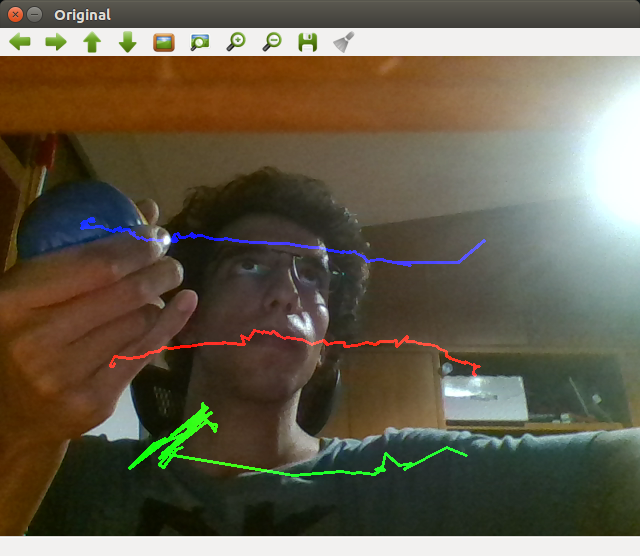
//> input picture segmentation_and_tracking/blue_tracking.png, 640 x 556 px, given in place of the camera
$ ./binarization_from_webcam   (built with g++ and OpenCV 4)
//> lines starting //> are read from the running program, lines starting //| are printed output that depends on the picture
#include "opencv2/highgui/highgui.hpp"
#include "opencv2/imgproc/imgproc.hpp"
#include <iostream>
#include <stdio.h>

using namespace std;
using namespace cv;

int threshold_value = 0;
int threshold_type = 3;
int const max_value = 255;
int const max_type = 4;
int const max_binary_value = 255;
Mat src, src_gray_binary, dst_binary;
const char* window_name = "Binarization";
const char* trackbar_type = "Type: \n 0: Binary \n 1: Binary Inverted \n 2: Truncate \n 3: To Zero \n 4: To Zero Inverted";
const char* trackbar_value = "Value";

static void Threshold_Demo( int, void* ){
    /* 0: Binary
     1: Binary Inverted
     2: Threshold Truncated
     3: Threshold to Zero
     4: Threshold to Zero Inverted
    */
    threshold( src_gray_binary, dst_binary, threshold_value, max_binary_value, threshold_type );
    imshow( window_name, dst_binary );
}

int main( int argc, char** argv ){
  VideoCapture cap;
  if(!cap.open(0)){
    printf("webcam is not active! exiting now...\n");
    return 0;
  }
  printf("Starting. Press ESC key to quit.\n");
  for(;;){
    Mat src, gray_src, dst;

    /// Load image
    cap >> src;
//> src is the input picture: 556 rows x 640 cols, CV_8UC3; mean B, G, R 75.9, 93.6, 101.2

    if( src.empty() ) break; // end of video stream
    if( !src.data )
      { return -1; }

    cvtColor(src, gray_src, CV_BGR2GRAY);
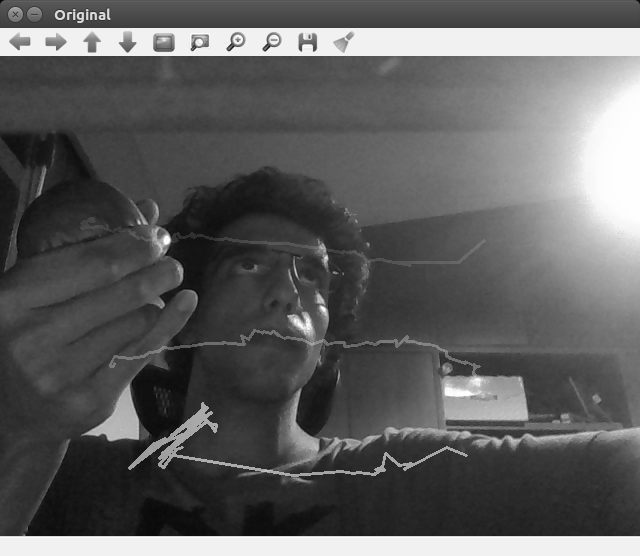
//> gray_src: 556 rows x 640 cols, CV_8UC1; min 5, max 255, mean 93.9
    imshow("Source", gray_src);

    /// Separate the image in 3 places ( B, G and R )
    vector<Mat> bgr_planes;
    split( gray_src, bgr_planes );
    // split( src, bgr_planes );

    /// Establish the number of bins
    int histSize = 256;

    /// Set the ranges ( for B,G,R) )
    float range[] = { 0, 256 } ;
    const float* histRange = { range };

    bool uniform = true; bool accumulate = false;

    Mat b_hist, g_hist, r_hist;

    /// Compute the histograms:
    calcHist( &bgr_planes[0], 1, 0, Mat(), b_hist, 1, &histSize, &histRange, uniform, accumulate );
//> b_hist = 256 values, max 26592 at index 241, min 0 at index 0, mean 1390
    // calcHist( &bgr_planes[1], 1, 0, Mat(), g_hist, 1, &histSize, &histRange, uniform, accumulate );
    // calcHist( &bgr_planes[2], 1, 0, Mat(), r_hist, 1, &histSize, &histRange, uniform, accumulate );

    // Draw the histograms for B, G and R
    int hist_w = 512; int hist_h = 400;
    int bin_w = cvRound( (double) hist_w/histSize );

    Mat histImage( hist_h, hist_w, CV_8UC3, Scalar( 0,0,0) );

    /// Normalize the result to [ 0, histImage.rows ]
    normalize(b_hist, b_hist, 0, histImage.rows, NORM_MINMAX, -1, Mat() );
//> b_hist = 256 values, max 400 at index 241, min 0 at index 0, mean 20.91
    // normalize(g_hist, g_hist, 0, histImage.rows, NORM_MINMAX, -1, Mat() );
    // normalize(r_hist, r_hist, 0, histImage.rows, NORM_MINMAX, -1, Mat() );

    /// Draw for each channel
    for( int i = 1; i < histSize; i++ )
    {
        line( histImage, Point( bin_w*(i-1), hist_h - cvRound(b_hist.at<float>(i-1)) ) ,
                         Point( bin_w*(i), hist_h - cvRound(b_hist.at<float>(i)) ),
                         Scalar( 255, 0, 0), 2, 8, 0  );
        // line( histImage, Point( bin_w*(i-1), hist_h - cvRound(g_hist.at<float>(i-1)) ) ,
        //                  Point( bin_w*(i), hist_h - cvRound(g_hist.at<float>(i)) ),
        //                  Scalar( 0, 255, 0), 2, 8, 0  );
        // line( histImage, Point( bin_w*(i-1), hist_h - cvRound(r_hist.at<float>(i-1)) ) ,
        //                  Point( bin_w*(i), hist_h - cvRound(r_hist.at<float>(i)) ),
        //                  Scalar( 0, 0, 255), 2, 8, 0  );
    }
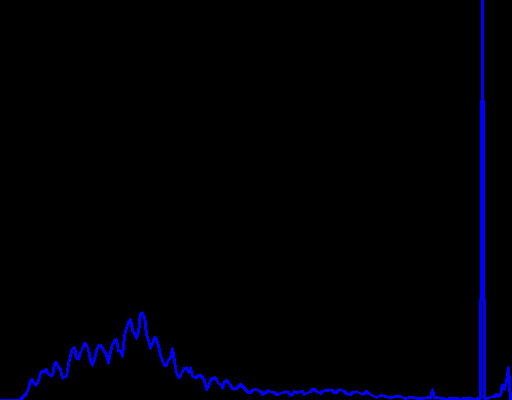
//> histImage: 400 rows x 512 cols, CV_8UC3; mean B, G, R 5.7, 0, 0

    /// Display
    namedWindow("Histogram", CV_WINDOW_AUTOSIZE );
    imshow("Histogram", histImage );

    // Binarization
    cvtColor( src, src_gray_binary, COLOR_BGR2GRAY ); // Convert the image to Gray
    namedWindow( window_name, WINDOW_AUTOSIZE ); // Create a window to display results
    createTrackbar( trackbar_type,
                    window_name, &threshold_type,
                    max_type, Threshold_Demo ); // Create Trackbar to choose type of Threshold
    createTrackbar( trackbar_value,
                    window_name, &threshold_value,
                    max_value, Threshold_Demo ); // Create Trackbar to choose Threshold value
    Threshold_Demo( 0, 0 ); // Call the function to initialize

    // waitKey(0);
    if( waitKey(10) == 27 ) break; // stop capturing by pressing ESC
//> the Esc key is pressed
  }

  return 0;
}

$ run again, on segmentation_and_tracking/green_tracking.png
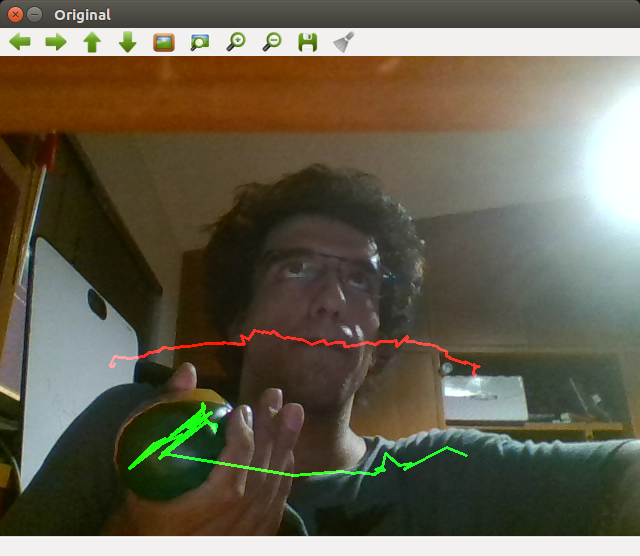
//> input picture segmentation_and_tracking/green_tracking.png, 640 x 556 px, given in place of the camera
//> src is the input picture: 556 rows x 640 cols, CV_8UC3; mean B, G, R 78.4, 96, 101.6
//> `cvtColor(src, gray_src, CV_BGR2GRAY);`:
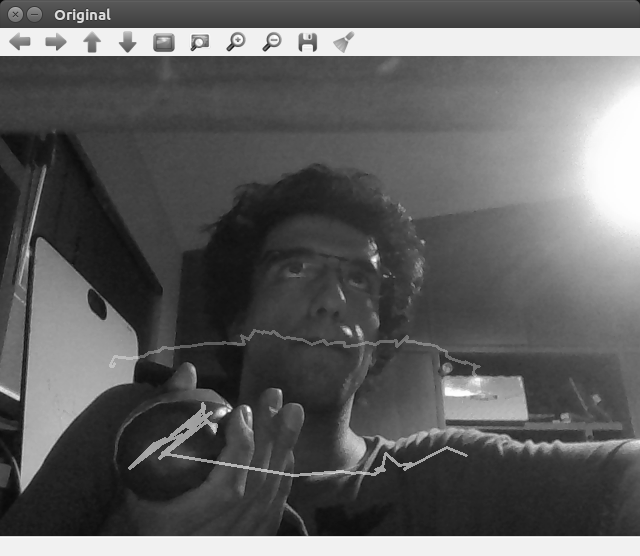
//> gray_src: 556 rows x 640 cols, CV_8UC1; min 7, max 255, mean 95.6
//> `calcHist( &bgr_planes[0], 1, 0, Mat(), b_hist, 1, &histSize, &histRang..`: b_hist = 256 values, max 26580 at index 241, min 0 at index 0, mean 1390
//> `normalize(b_hist, b_hist, 0, histImage.rows, NORM_MINMAX, -1, Mat() );`: b_hist = 256 values, max 400 at index 241, min 0 at index 0, mean 20.92
//> after the loop `for( int i = 1; i < histSize; i++ )`:
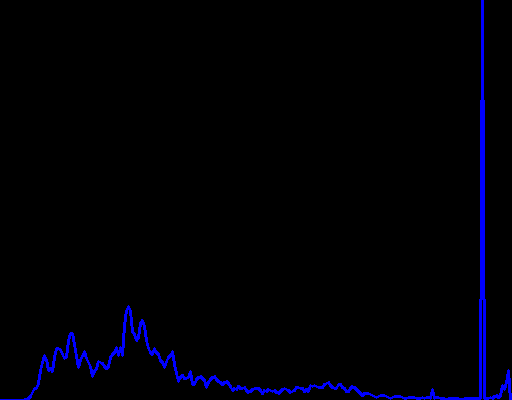
//> histImage: 400 rows x 512 cols, CV_8UC3; mean B, G, R 5.8, 0, 0

$ run again, on segmentation_and_tracking/red_tracking.png
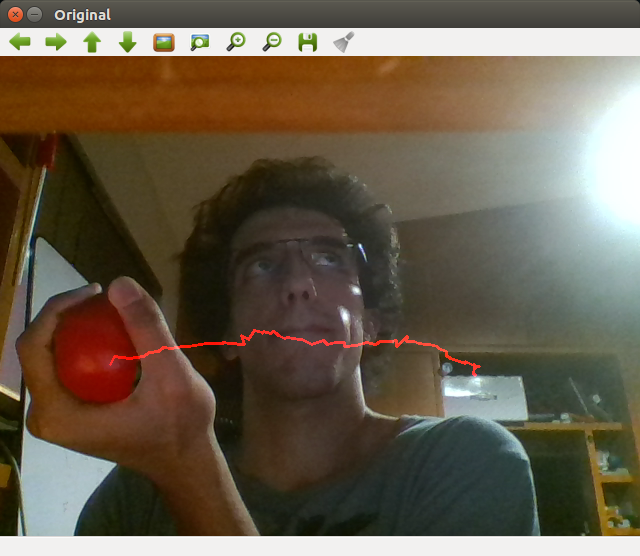
//> input picture segmentation_and_tracking/red_tracking.png, 640 x 556 px, given in place of the camera
//> src is the input picture: 556 rows x 640 cols, CV_8UC3; mean B, G, R 75.5, 92.8, 104.6
//> `cvtColor(src, gray_src, CV_BGR2GRAY);`:
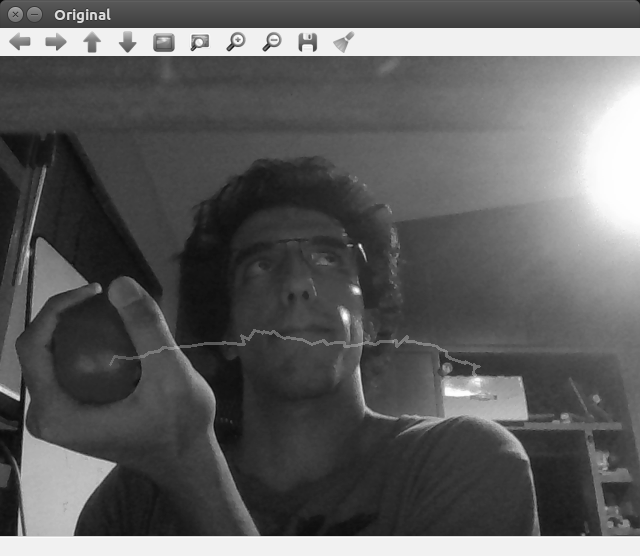
//> gray_src: 556 rows x 640 cols, CV_8UC1; min 7, max 255, mean 94.4
//> `calcHist( &bgr_planes[0], 1, 0, Mat(), b_hist, 1, &histSize, &histRang..`: b_hist = 256 values, max 26597 at index 241, min 0 at index 0, mean 1390
//> `normalize(b_hist, b_hist, 0, histImage.rows, NORM_MINMAX, -1, Mat() );`: b_hist = 256 values, max 400 at index 241, min 0 at index 0, mean 20.9
//> after the loop `for( int i = 1; i < histSize; i++ )`:
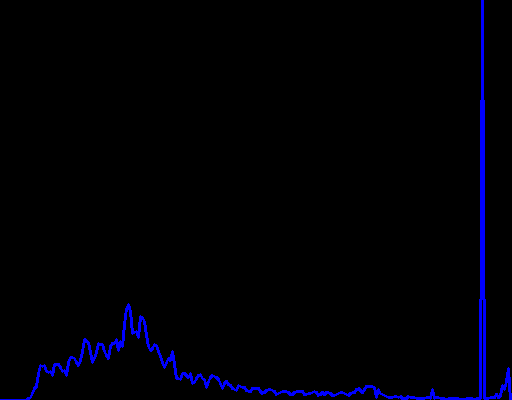
//> histImage: 400 rows x 512 cols, CV_8UC3; mean B, G, R 5.7, 0, 0
